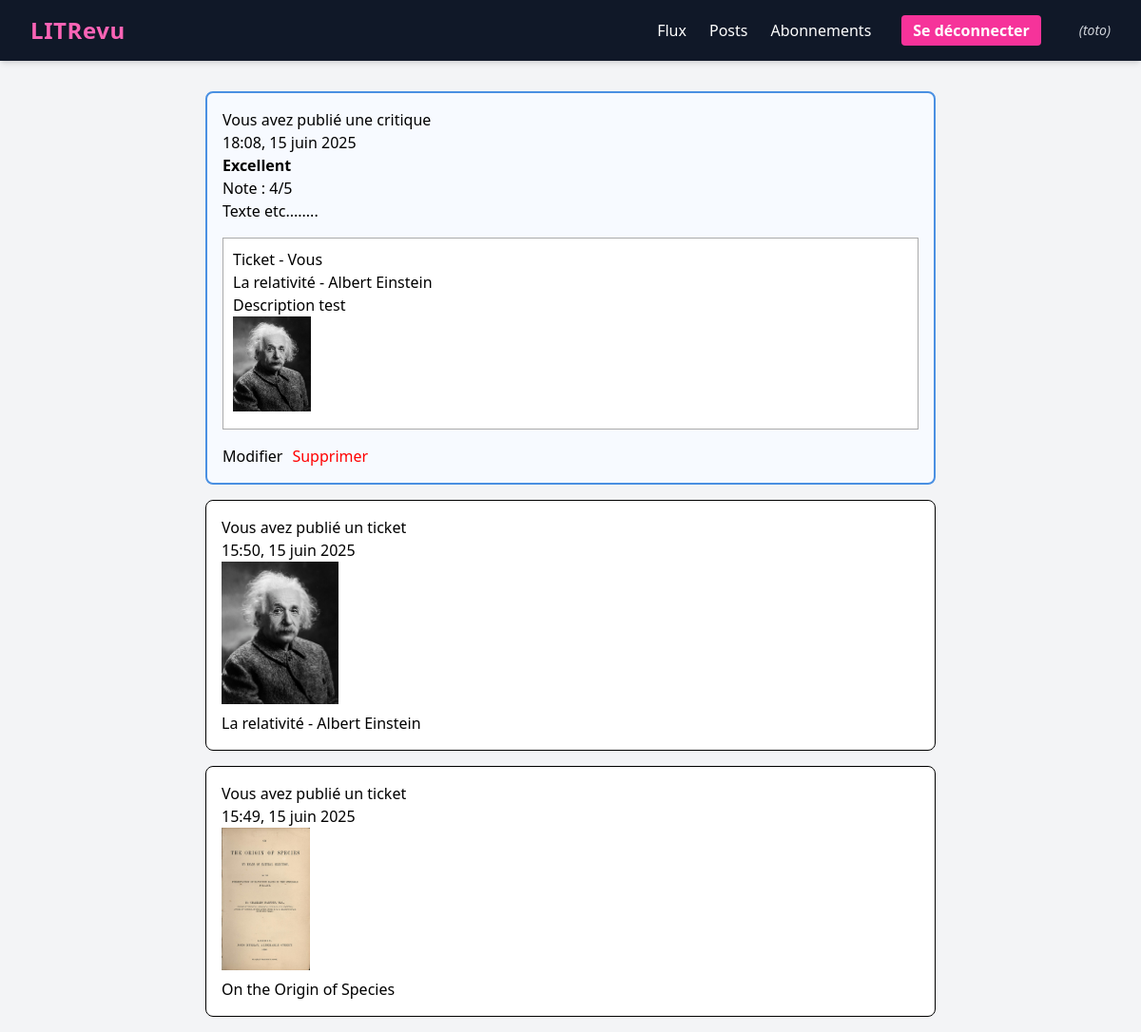
The page /posts/ (signed in) on the database as committed earlier.
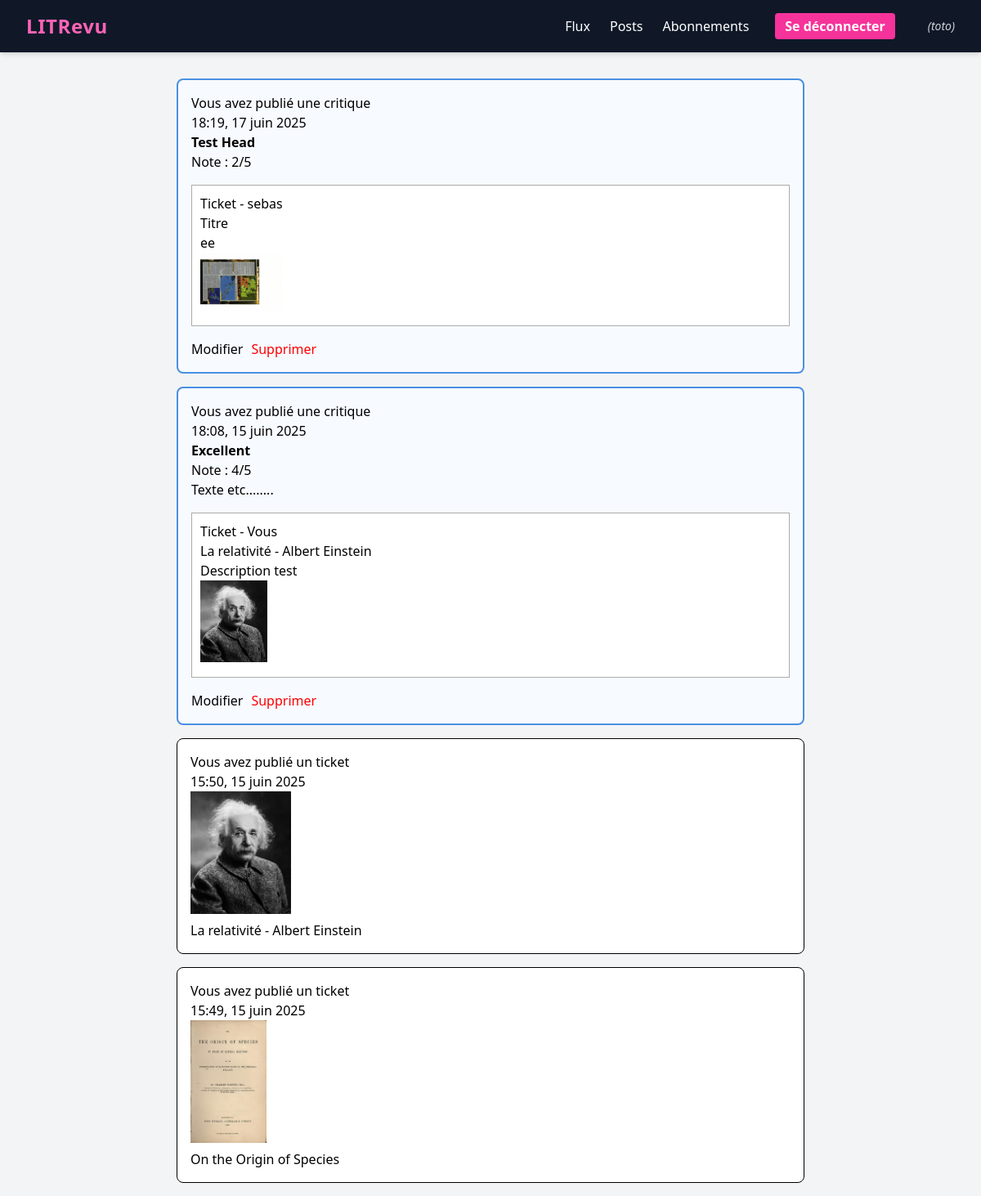
The same page on the database as committed later.
### review/models.py (models this page shows, shortened)
class Review(models.Model):
    ticket = models.ForeignKey(to=Ticket, on_delete=models.CASCADE)
    rating = models.PositiveSmallIntegerField(
        validators=[MinValueValidator(0), MaxValueValidator(5)])
    headline = models.CharField(max_length=128)
    body = models.CharField(max_length=8192, blank=True)
    user = models.ForeignKey(
        to=settings.AUTH_USER_MODEL, on_delete=models.CASCADE)
    time_created = models.DateTimeField(auto_now_add=True)

class Ticket(models.Model):
    title = models.CharField(max_length=128, default="Titre")
    description = models.CharField(max_length=2048, blank=True)
    user = models.ForeignKey(
        to=settings.AUTH_USER_MODEL, on_delete=models.CASCADE)
    image = models.ImageField(blank=True, null=True)  # upload_to='tickets/',
    time_created = models.DateTimeField(default=timezone.now)

### authentication/models.py (models this page shows)
class User(AbstractUser):
    CREATOR = 'CREATOR'
    SUBSCRIBER = 'SUBSCRIBER'
    ROLE_CHOICES = (
        (CREATOR, 'Créateur'),
        (SUBSCRIBER, 'Abonné'),
    )
    profile_photo = models.ImageField(verbose_name='photo de profil')
    role = models.CharField(max_length=30, choices=ROLE_CHOICES, verbose_name='rôle')
    follows = models.ManyToManyField(
        'self',
        symmetrical=False,
        verbose_name='suit'
    )

### review/views.py (the view)
# urls.py: path('posts/', review.views.posts, name='posts'),
@login_required
def posts(request):
    tickets = models.Ticket.objects.filter(user=request.user)
    reviews = models.Review.objects.filter(user=request.user)
    for t in tickets:
        t.post_type = 'ticket'
    for r in reviews:
        r.post_type = 'review'
    posts = sorted(
        list(tickets) + list(reviews),
        key=lambda obj: getattr(obj, 'time_created', None),
        reverse=True
    )
    return render(request, 'review/posts.html', context={'posts': posts}, )

### review/templates/review/posts.html (shortened to what this page needs)
{% extends 'base.html' %}
{% block content %}
    <div class="grid-container">
        {% for post in posts %}
            {% if post.post_type == 'review' %}
                <div class="post" style="border:2px solid #4a90e2; background:#f7faff;">
                    {% if post.user == user %}
                        <p>Vous avez publié une critique</p>
                    {% else %}
                        <p>{{ post.user }} a publié une critique</p>
                    {% endif %}
                    <p>{{ post.time_created|date:"H:i, d F Y" }}</p>
                    <p><b>{{ post.headline }}</b></p>
                    <p>Note : {{ post.rating }}/5</p>
                    <p>{{ post.body }}</p>
                    <div style="border:1px solid #aaa; background:#fff; margin:16px 0; padding:10px;">
                        <span>Ticket - {% if post.ticket.user == user %}Vous{% else %}{{ post.ticket.user }}{% endif %}</span><br>
                        <span>{{ post.ticket.title }}</span><br>
                        <span>{{ post.ticket.description }}</span>
                        {% if post.ticket.image %}<br>
                            <img src="{{ post.ticket.image.url }}" style="max-width:100px;max-height:100px;">
                        {% endif %}
                    </div>
                    <div style="display:flex; gap:10px;">
                        <a href="{% url 'edit_review' post.id %}"><button type="button">Modifier</button></a>
                        <a href="{% url 'delete_review' post.id %}"><button type="button" style="color:red;">Supprimer</button></a>
                    </div>
                </div>
            {% elif post.post_type == 'ticket' %}
                <div class="post">
                    {% if post.user == user %}
                        <p>Vous avez publié un ticket</p>
                    {% else %}
                        <p>{{ post.user }} a publié un ticket</p>
                    {% endif %}
                    <p>{{ post.time_created|date:"H:i, d F Y" }}</p>
                    {% if post.image %}
                        <img src="{{ post.image.url }}">
                    {% endif %}
                    <p>{{ post.title }}</p>
                </div>
            {% endif %}
        {% endfor %}
    </div>
{% endblock content %}

Rows that differ between the two databases and show on the page:
added Review: shows "Vous avez publié une critique", time_created "18:19, 17 juin 2025", headline "Test Head", rating "2", ticket.user "sebas", ticket "Titre", ticket.description "ee", ticket.image (picture)
